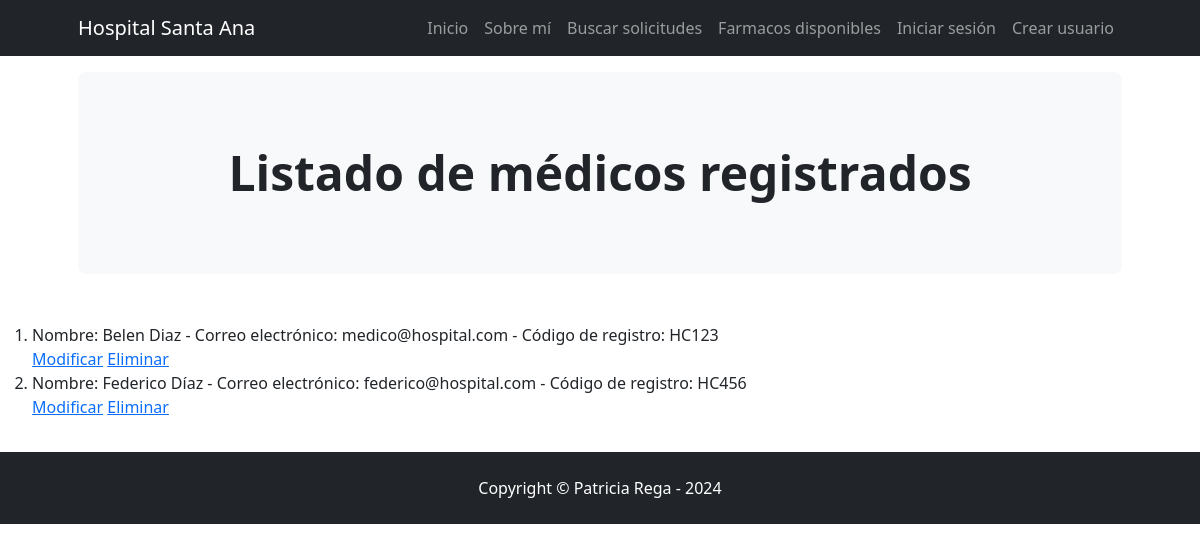
Page /AppCoder/ver_medicos/ on the committed database.
### AppCoder/models.py (models this page shows, shortened)
class Medico(models.Model):
    nombre = models.CharField(max_length=30)
    apellido = models.CharField(max_length=30)
    email = models.EmailField()
    cod_medico = models.CharField(max_length=10)

### AppCoder/views.py (the view)
# urls.py: path("ver_medicos/", ver_medicos, name = 'ver medicos'),
def ver_medicos(request):
    todos_medicos = Medico.objects.all()
    return render(request, "ver_medicos.html", {"total":todos_medicos})

### AppCoder/templates/ver_medicos.html
{% extends "padre.html" %}
{% block encabezado %}
Listado de médicos registrados
{% endblock %}
{%block cuerpo%}
<ol>
    {% for valor in total %}
    <li> Nombre: {{valor.nombre}} {{valor.apellido}} - Correo electrónico: {{valor.email}} - Código de registro: {{valor.cod_medico}} </li>
    <a href="{% url 'Editar medico' valor.id %}">Modificar</a>
    <a href="{% url 'Eliminar medico' valor.id %}">Eliminar</a>
    {% endfor %}
</ol>
{% endblock %}

### rows in the picture
Medico: nombre "Belen", apellido "Diaz", email "medico@hospital.com", cod_medico "HC123"
Medico: nombre "Federico", apellido "Díaz", email "federico@hospital.com", cod_medico "HC456"
